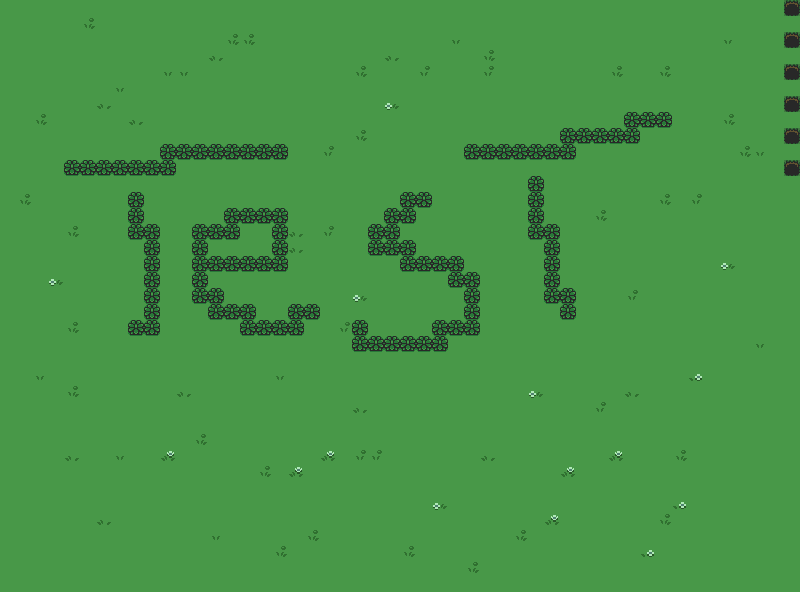

Rendered tile map (Tiled .tmx) drawn with the repository's tilesets; below, a short description and the map source with its tile grids summarised:
An orthogonal 50x37 tile map with 16x16 px tiles, 1 tile layer (ground) and 14 objects.

<map version="1.0" tiledversion="1.1.5" orientation="orthogonal" renderorder="right-down" width="50" height="37" tilewidth="16" tileheight="16" infinite="0" nextobjectid="45">
 <tileset firstgid="1" source="tileset_1_1.tsx" />
 <layer name="ground" width="50" height="37">
  <data>[1850 cells, 1850 non-empty, 10 distinct tile ids]</data>
 </layer>
 <objectgroup name="cats" visible="0">
  <object id="41" x="255" y="241" />
  <object id="42" x="328" y="309" />
  <object id="43" x="169" y="454" />
 </objectgroup>
 <objectgroup name="coins" visible="0">
  <object id="5" x="325" y="409" />
  <object id="6" x="514" y="403" />
  <object id="7" x="444" y="301" />
  <object id="8" x="311" y="344" />
  <object id="9" x="205" y="471" />
  <object id="10" x="451" y="493" />
  <object id="11" x="478" y="466" />
  <object id="12" x="651" y="411" />
  <object id="13" x="710" y="506" />
 </objectgroup>
 <objectgroup name="holes" visible="0">
  <object id="14" x="100" y="523" />
 </objectgroup>
 <objectgroup name="yarn_balls">
  <object id="44" x="329" y="275" />
 </objectgroup>
</map>